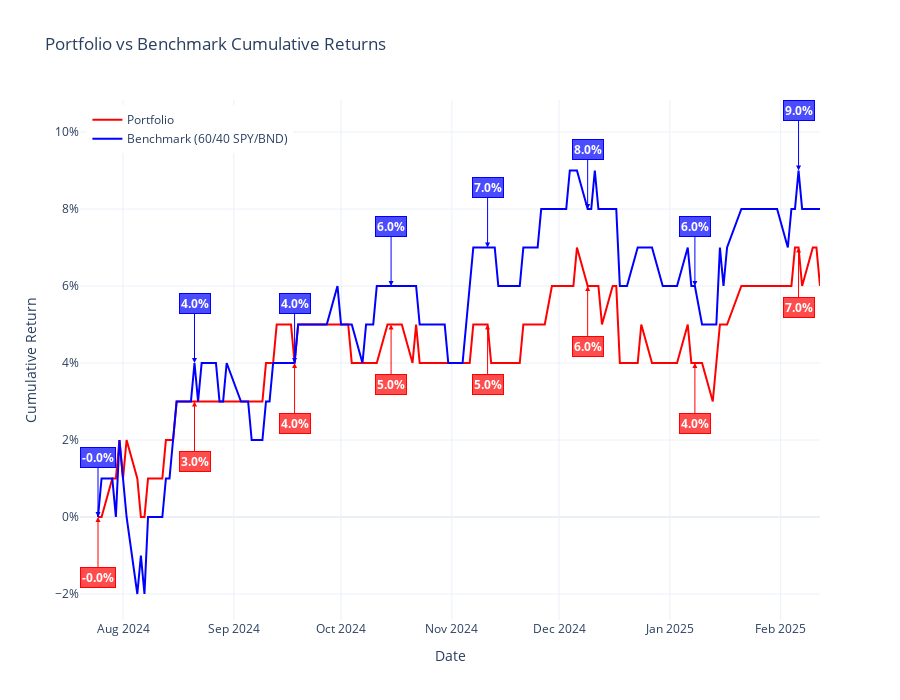
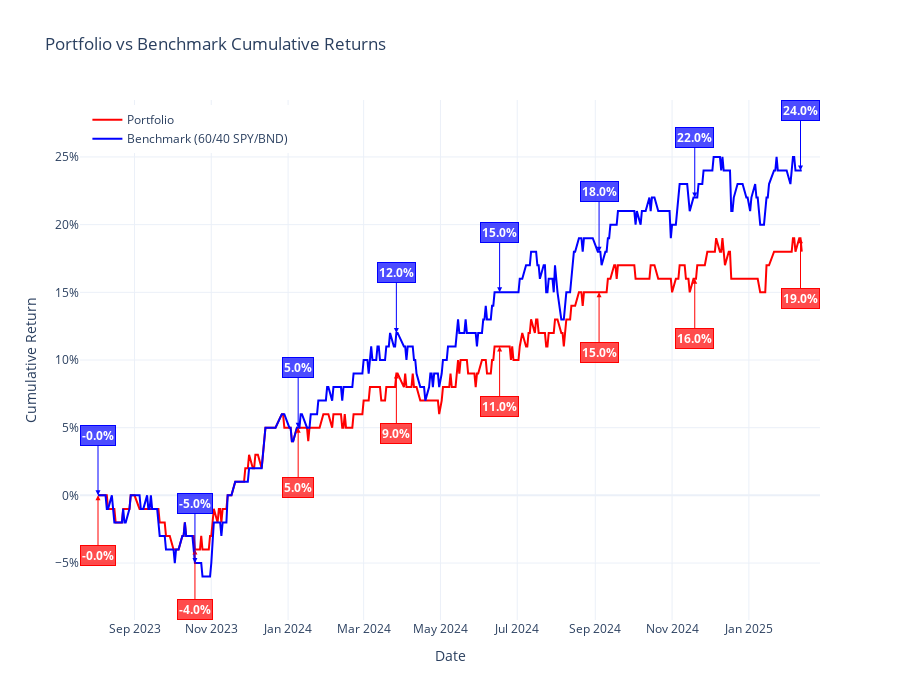
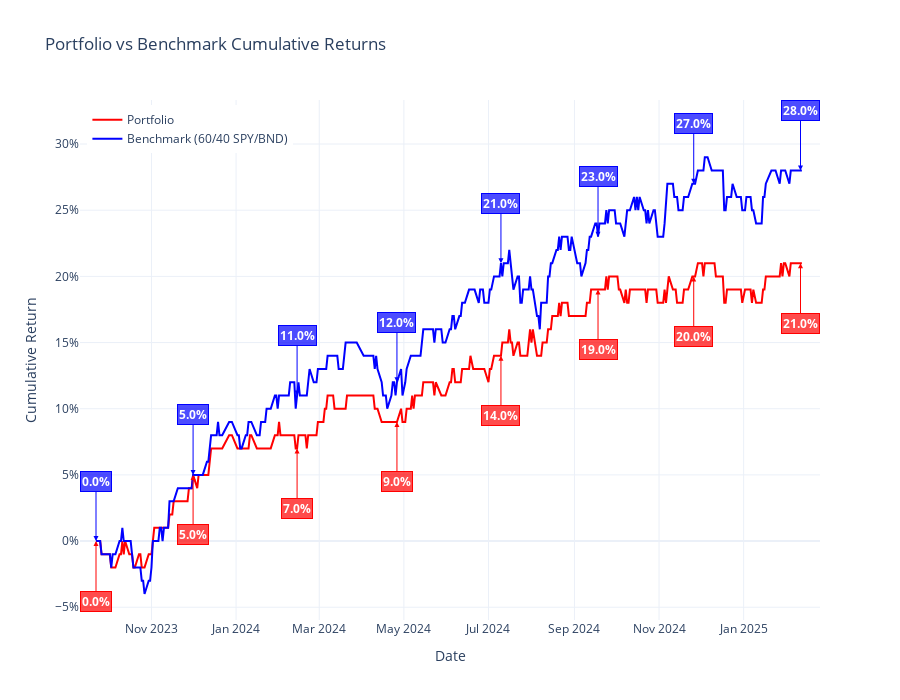
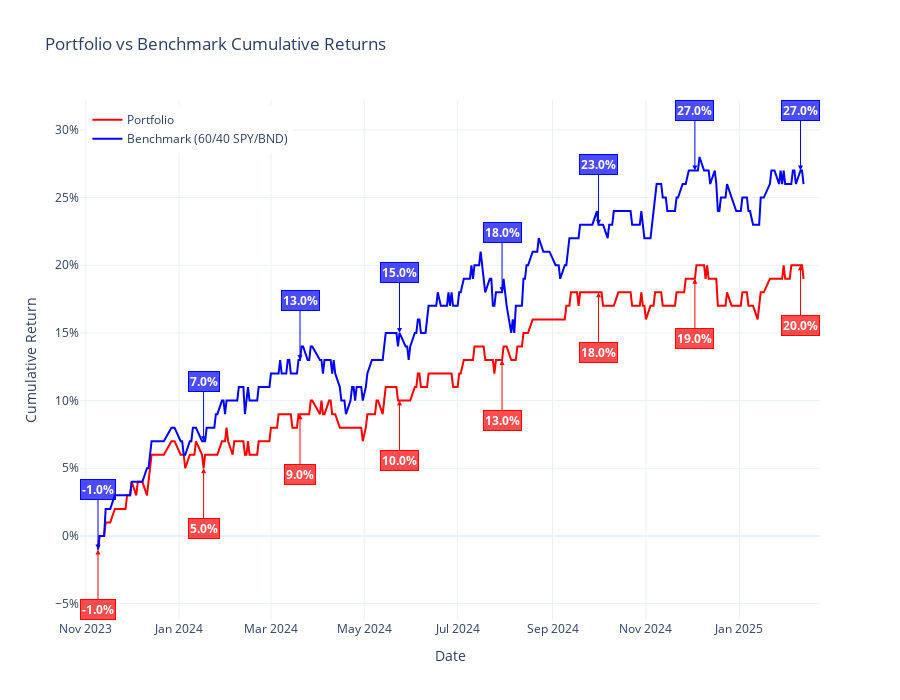

Write notebook code for charts like these, in order.
### Code cell
portfolio_returns = []
benchmarks = []
start_dates = []


returns, benchmark = calculate_portfolio_returns(int(80 / 100 * len(closing_prices.values)))

for i in range(45, 90, 5):  # Modify this loop for a range of percentages, using steps of 5%
    n = int(i / 100 * len(closing_prices.values))  # Convert percentage to index position
    returns, benchmark = calculate_portfolio_returns(n)
    portfolio_returns.append(returns*100)
    benchmarks.append(benchmark*100)
    start_dates.append(closing_prices['Date'].iloc[n])

# Now plot the results:
plt.figure(figsize=(10, 6))
plt.plot(start_dates, portfolio_returns, label='Portfolio Returns', marker='o', color='red')
plt.plot(start_dates, benchmarks, label='Benchmark', marker='x', color='blue')

plt.title('Portfolio Returns vs Benchmark for Different Start Dates')
plt.xlabel('Start Date of Investment Period')
plt.ylabel('Cumulative Returns (%)')
plt.legend()
plt.grid(True)
plt.show()

### Figure 1 — Plotly figure (JSON) as saved in the notebook; plotly's stock layout.template omitted (floating-point values rounded to 4 significant figures; data arrays with more than 128 entries replaced by an {"elided": "..."} marker saying what was removed)
{"data": [{"hovertemplate": "Date: %{x}<br>Return: %{y:.1%}<extra></extra>", "line": {"color": "red", "width": 2}, "marker": {"size": 6}, "mode": "lines", "name": "Portfolio", "type": "scatter", "x": {"elided": "138 str values"}, "y": {"elided": "138 float values"}}, {"hovertemplate": "Date: %{x}<br>Return: %{y:.1%}<extra></extra>", "line": {"color": "blue", "width": 2}, "marker": {"size": 6}, "mode": "lines", "name": "Benchmark (60/40 SPY/BND)", "type": "scatter", "x": {"elided": "138 str values"}, "y": {"elided": "138 float values"}}], "layout": {"annotations": [{"align": "center", "arrowcolor": "red", "arrowhead": 2, "ax": 0, "ay": 60, "bgcolor": "rgba(255, 0, 0, 0.7)", "bordercolor": "red", "captureevents": true, "font": {"color": "white", "size": 12}, "opacity": 1, "showarrow": true, "text": "<b>-0.0%</b>", "x": "2024-07-25", "y": 0}, {"align": "center", "arrowcolor": "red", "arrowhead": 2, "ax": 0, "ay": 60, "bgcolor": "rgba(255, 0, 0, 0.7)", "bordercolor": "red", "captureevents": true, "font": {"color": "white", "size": 12}, "opacity": 1, "showarrow": true, "text": "<b>3.0%</b>", "x": "2024-08-21", "y": 0.03}, {"align": "center", "arrowcolor": "red", "arrowhead": 2, "ax": 0, "ay": 60, "bgcolor": "rgba(255, 0, 0, 0.7)", "bordercolor": "red", "captureevents": true, "font": {"color": "white", "size": 12}, "opacity": 1, "showarrow": true, "text": "<b>4.0%</b>", "x": "2024-09-18", "y": 0.04}, {"align": "center", "arrowcolor": "red", "arrowhead": 2, "ax": 0, "ay": 60, "bgcolor": "rgba(255, 0, 0, 0.7)", "bordercolor": "red", "captureevents": true, "font": {"color": "white", "size": 12}, "opacity": 1, "showarrow": true, "text": "<b>5.0%</b>", "x": "2024-10-15", "y": 0.05}, {"align": "center", "arrowcolor": "red", "arrowhead": 2, "ax": 0, "ay": 60, "bgcolor": "rgba(255, 0, 0, 0.7)", "bordercolor": "red", "captureevents": true, "font": {"color": "white", "size": 12}, "opacity": 1, "showarrow": true, "text": "<b>5.0%</b>", "x": "2024-11-11", "y": 0.05}, {"align": "center", "arrowcolor": "red", "arrowhead": 2, "ax": 0, "ay": 60, "bgcolor": "rgba(255, 0, 0, 0.7)", "bordercolor": "red", "captureevents": true, "font": {"color": "white", "size": 12}, "opacity": 1, "showarrow": true, "text": "<b>6.0%</b>", "x": "2024-12-09", "y": 0.06}, {"align": "center", "arrowcolor": "red", "arrowhead": 2, "ax": 0, "ay": 60, "bgcolor": "rgba(255, 0, 0, 0.7)", "bordercolor": "red", "captureevents": true, "font": {"color": "white", "size": 12}, "opacity": 1, "showarrow": true, "text": "<b>4.0%</b>", "x": "2025-01-08", "y": 0.04}, {"align": "center", "arrowcolor": "red", "arrowhead": 2, "ax": 0, "ay": 60, "bgcolor": "rgba(255, 0, 0, 0.7)", "bordercolor": "red", "captureevents": true, "font": {"color": "white", "size": 12}, "opacity": 1, "showarrow": true, "text": "<b>7.0%</b>", "x": "2025-02-06", "y": 0.07}, {"align": "center", "arrowcolor": "blue", "arrowhead": 2, "ax": 0, "ay": -60, "bgcolor": "rgba(0, 0, 255, 0.7)", "bordercolor": "blue", "captureevents": true, "font": {"color": "white", "size": 12}, "opacity": 1, "showarrow": true, "text": "<b>-0.0%</b>", "x": "2024-07-25", "y": 0}, {"align": "center", "arrowcolor": "blue", "arrowhead": 2, "ax": 0, "ay": -60, "bgcolor": "rgba(0, 0, 255, 0.7)", "bordercolor": "blue", "captureevents": true, "font": {"color": "white", "size": 12}, "opacity": 1, "showarrow": true, "text": "<b>4.0%</b>", "x": "2024-08-21", "y": 0.04}, {"align": "center", "arrowcolor": "blue", "arrowhead": 2, "ax": 0, "ay": -60, "bgcolor": "rgba(0, 0, 255, 0.7)", "bordercolor": "blue", "captureevents": true, "font": {"color": "white", "size": 12}, "opacity": 1, "showarrow": true, "text": "<b>4.0%</b>", "x": "2024-09-18", "y": 0.04}, {"align": "center", "arrowcolor": "blue", "arrowhead": 2, "ax": 0, "ay": -60, "bgcolor": "rgba(0, 0, 255, 0.7)", "bordercolor": "blue", "captureevents": true, "font": {"color": "white", "size": 12}, "opacity": 1, "showarrow": true, "text": "<b>6.0%</b>", "x": "2024-10-15", "y": 0.06}, {"align": "center", "arrowcolor": "blue", "arrowhead": 2, "ax": 0, "ay": -60, "bgcolor": "rgba(0, 0, 255, 0.7)", "bordercolor": "blue", "captureevents": true, "font": {"color": "white", "size": 12}, "opacity": 1, "showarrow": true, "text": "<b>7.0%</b>", "x": "2024-11-11", "y": 0.07}, {"align": "center", "arrowcolor": "blue", "arrowhead": 2, "ax": 0, "ay": -60, "bgcolor": "rgba(0, 0, 255, 0.7)", "bordercolor": "blue", "captureevents": true, "font": {"color": "white", "size": 12}, "opacity": 1, "showarrow": true, "text": "<b>8.0%</b>", "x": "2024-12-09", "y": 0.08}, {"align": "center", "arrowcolor": "blue", "arrowhead": 2, "ax": 0, "ay": -60, "bgcolor": "rgba(0, 0, 255, 0.7)", "bordercolor": "blue", "captureevents": true, "font": {"color": "white", "size": 12}, "opacity": 1, "showarrow": true, "text": "<b>6.0%</b>", "x": "2025-01-08", "y": 0.06}, {"align": "center", "arrowcolor": "blue", "arrowhead": 2, "ax": 0, "ay": -60, "bgcolor": "rgba(0, 0, 255, 0.7)", "bordercolor": "blue", "captureevents": true, "font": {"color": "white", "size": 12}, "opacity": 1, "showarrow": true, "text": "<b>9.0%</b>", "x": "2025-02-06", "y": 0.09}], "height": 700, "legend": {"x": 0.01, "y": 0.99}, "title": {"text": "Portfolio vs Benchmark Cumulative Returns"}, "xaxis": {"title": {"text": "Date"}}, "yaxis": {"tickformat": ".00%", "title": {"text": "Cumulative Return"}}}}

### Figure 2 — Plotly figure (JSON) as saved in the notebook; plotly's stock layout.template omitted (floating-point values rounded to 4 significant figures; data arrays with more than 128 entries replaced by an {"elided": "..."} marker saying what was removed)
{"data": [{"hovertemplate": "Date: %{x}<br>Return: %{y:.1%}<extra></extra>", "line": {"color": "red", "width": 2}, "marker": {"size": 6}, "mode": "lines", "name": "Portfolio", "type": "scatter", "x": {"elided": "380 str values"}, "y": {"elided": "380 float values"}}, {"hovertemplate": "Date: %{x}<br>Return: %{y:.1%}<extra></extra>", "line": {"color": "blue", "width": 2}, "marker": {"size": 6}, "mode": "lines", "name": "Benchmark (60/40 SPY/BND)", "type": "scatter", "x": {"elided": "380 str values"}, "y": {"elided": "380 float values"}}], "layout": {"annotations": [{"align": "center", "arrowcolor": "red", "arrowhead": 2, "ax": 0, "ay": 60, "bgcolor": "rgba(255, 0, 0, 0.7)", "bordercolor": "red", "captureevents": true, "font": {"color": "white", "size": 12}, "opacity": 1, "showarrow": true, "text": "<b>-0.0%</b>", "x": "2023-08-03", "y": 0}, {"align": "center", "arrowcolor": "red", "arrowhead": 2, "ax": 0, "ay": 60, "bgcolor": "rgba(255, 0, 0, 0.7)", "bordercolor": "red", "captureevents": true, "font": {"color": "white", "size": 12}, "opacity": 1, "showarrow": true, "text": "<b>-4.0%</b>", "x": "2023-10-19", "y": -0.04}, {"align": "center", "arrowcolor": "red", "arrowhead": 2, "ax": 0, "ay": 60, "bgcolor": "rgba(255, 0, 0, 0.7)", "bordercolor": "red", "captureevents": true, "font": {"color": "white", "size": 12}, "opacity": 1, "showarrow": true, "text": "<b>5.0%</b>", "x": "2024-01-09", "y": 0.05}, {"align": "center", "arrowcolor": "red", "arrowhead": 2, "ax": 0, "ay": 60, "bgcolor": "rgba(255, 0, 0, 0.7)", "bordercolor": "red", "captureevents": true, "font": {"color": "white", "size": 12}, "opacity": 1, "showarrow": true, "text": "<b>9.0%</b>", "x": "2024-03-27", "y": 0.09}, {"align": "center", "arrowcolor": "red", "arrowhead": 2, "ax": 0, "ay": 60, "bgcolor": "rgba(255, 0, 0, 0.7)", "bordercolor": "red", "captureevents": true, "font": {"color": "white", "size": 12}, "opacity": 1, "showarrow": true, "text": "<b>11.0%</b>", "x": "2024-06-17", "y": 0.11}, {"align": "center", "arrowcolor": "red", "arrowhead": 2, "ax": 0, "ay": 60, "bgcolor": "rgba(255, 0, 0, 0.7)", "bordercolor": "red", "captureevents": true, "font": {"color": "white", "size": 12}, "opacity": 1, "showarrow": true, "text": "<b>15.0%</b>", "x": "2024-09-04", "y": 0.15}, {"align": "center", "arrowcolor": "red", "arrowhead": 2, "ax": 0, "ay": 60, "bgcolor": "rgba(255, 0, 0, 0.7)", "bordercolor": "red", "captureevents": true, "font": {"color": "white", "size": 12}, "opacity": 1, "showarrow": true, "text": "<b>16.0%</b>", "x": "2024-11-19", "y": 0.16}, {"align": "center", "arrowcolor": "red", "arrowhead": 2, "ax": 0, "ay": 60, "bgcolor": "rgba(255, 0, 0, 0.7)", "bordercolor": "red", "captureevents": true, "font": {"color": "white", "size": 12}, "opacity": 1, "showarrow": true, "text": "<b>19.0%</b>", "x": "2025-02-11", "y": 0.19}, {"align": "center", "arrowcolor": "blue", "arrowhead": 2, "ax": 0, "ay": -60, "bgcolor": "rgba(0, 0, 255, 0.7)", "bordercolor": "blue", "captureevents": true, "font": {"color": "white", "size": 12}, "opacity": 1, "showarrow": true, "text": "<b>-0.0%</b>", "x": "2023-08-03", "y": 0}, {"align": "center", "arrowcolor": "blue", "arrowhead": 2, "ax": 0, "ay": -60, "bgcolor": "rgba(0, 0, 255, 0.7)", "bordercolor": "blue", "captureevents": true, "font": {"color": "white", "size": 12}, "opacity": 1, "showarrow": true, "text": "<b>-5.0%</b>", "x": "2023-10-19", "y": -0.05}, {"align": "center", "arrowcolor": "blue", "arrowhead": 2, "ax": 0, "ay": -60, "bgcolor": "rgba(0, 0, 255, 0.7)", "bordercolor": "blue", "captureevents": true, "font": {"color": "white", "size": 12}, "opacity": 1, "showarrow": true, "text": "<b>5.0%</b>", "x": "2024-01-09", "y": 0.05}, {"align": "center", "arrowcolor": "blue", "arrowhead": 2, "ax": 0, "ay": -60, "bgcolor": "rgba(0, 0, 255, 0.7)", "bordercolor": "blue", "captureevents": true, "font": {"color": "white", "size": 12}, "opacity": 1, "showarrow": true, "text": "<b>12.0%</b>", "x": "2024-03-27", "y": 0.12}, {"align": "center", "arrowcolor": "blue", "arrowhead": 2, "ax": 0, "ay": -60, "bgcolor": "rgba(0, 0, 255, 0.7)", "bordercolor": "blue", "captureevents": true, "font": {"color": "white", "size": 12}, "opacity": 1, "showarrow": true, "text": "<b>15.0%</b>", "x": "2024-06-17", "y": 0.15}, {"align": "center", "arrowcolor": "blue", "arrowhead": 2, "ax": 0, "ay": -60, "bgcolor": "rgba(0, 0, 255, 0.7)", "bordercolor": "blue", "captureevents": true, "font": {"color": "white", "size": 12}, "opacity": 1, "showarrow": true, "text": "<b>18.0%</b>", "x": "2024-09-04", "y": 0.18}, {"align": "center", "arrowcolor": "blue", "arrowhead": 2, "ax": 0, "ay": -60, "bgcolor": "rgba(0, 0, 255, 0.7)", "bordercolor": "blue", "captureevents": true, "font": {"color": "white", "size": 12}, "opacity": 1, "showarrow": true, "text": "<b>22.0%</b>", "x": "2024-11-19", "y": 0.22}, {"align": "center", "arrowcolor": "blue", "arrowhead": 2, "ax": 0, "ay": -60, "bgcolor": "rgba(0, 0, 255, 0.7)", "bordercolor": "blue", "captureevents": true, "font": {"color": "white", "size": 12}, "opacity": 1, "showarrow": true, "text": "<b>24.0%</b>", "x": "2025-02-11", "y": 0.24}], "height": 700, "legend": {"x": 0.01, "y": 0.99}, "title": {"text": "Portfolio vs Benchmark Cumulative Returns"}, "xaxis": {"title": {"text": "Date"}}, "yaxis": {"tickformat": ".00%", "title": {"text": "Cumulative Return"}}}}

### Figure 3 — Plotly figure (JSON) as saved in the notebook; plotly's stock layout.template omitted (floating-point values rounded to 4 significant figures; data arrays with more than 128 entries replaced by an {"elided": "..."} marker saying what was removed)
{"data": [{"hovertemplate": "Date: %{x}<br>Return: %{y:.1%}<extra></extra>", "line": {"color": "red", "width": 2}, "marker": {"size": 6}, "mode": "lines", "name": "Portfolio", "type": "scatter", "x": {"elided": "345 str values"}, "y": {"elided": "345 float values"}}, {"hovertemplate": "Date: %{x}<br>Return: %{y:.1%}<extra></extra>", "line": {"color": "blue", "width": 2}, "marker": {"size": 6}, "mode": "lines", "name": "Benchmark (60/40 SPY/BND)", "type": "scatter", "x": {"elided": "345 str values"}, "y": {"elided": "345 float values"}}], "layout": {"annotations": [{"align": "center", "arrowcolor": "red", "arrowhead": 2, "ax": 0, "ay": 60, "bgcolor": "rgba(255, 0, 0, 0.7)", "bordercolor": "red", "captureevents": true, "font": {"color": "white", "size": 12}, "opacity": 1, "showarrow": true, "text": "<b>0.0%</b>", "x": "2023-09-22", "y": 0}, {"align": "center", "arrowcolor": "red", "arrowhead": 2, "ax": 0, "ay": 60, "bgcolor": "rgba(255, 0, 0, 0.7)", "bordercolor": "red", "captureevents": true, "font": {"color": "white", "size": 12}, "opacity": 1, "showarrow": true, "text": "<b>5.0%</b>", "x": "2023-12-01", "y": 0.05}, {"align": "center", "arrowcolor": "red", "arrowhead": 2, "ax": 0, "ay": 60, "bgcolor": "rgba(255, 0, 0, 0.7)", "bordercolor": "red", "captureevents": true, "font": {"color": "white", "size": 12}, "opacity": 1, "showarrow": true, "text": "<b>7.0%</b>", "x": "2024-02-14", "y": 0.07}, {"align": "center", "arrowcolor": "red", "arrowhead": 2, "ax": 0, "ay": 60, "bgcolor": "rgba(255, 0, 0, 0.7)", "bordercolor": "red", "captureevents": true, "font": {"color": "white", "size": 12}, "opacity": 1, "showarrow": true, "text": "<b>9.0%</b>", "x": "2024-04-26", "y": 0.09}, {"align": "center", "arrowcolor": "red", "arrowhead": 2, "ax": 0, "ay": 60, "bgcolor": "rgba(255, 0, 0, 0.7)", "bordercolor": "red", "captureevents": true, "font": {"color": "white", "size": 12}, "opacity": 1, "showarrow": true, "text": "<b>14.0%</b>", "x": "2024-07-10", "y": 0.14}, {"align": "center", "arrowcolor": "red", "arrowhead": 2, "ax": 0, "ay": 60, "bgcolor": "rgba(255, 0, 0, 0.7)", "bordercolor": "red", "captureevents": true, "font": {"color": "white", "size": 12}, "opacity": 1, "showarrow": true, "text": "<b>19.0%</b>", "x": "2024-09-18", "y": 0.19}, {"align": "center", "arrowcolor": "red", "arrowhead": 2, "ax": 0, "ay": 60, "bgcolor": "rgba(255, 0, 0, 0.7)", "bordercolor": "red", "captureevents": true, "font": {"color": "white", "size": 12}, "opacity": 1, "showarrow": true, "text": "<b>20.0%</b>", "x": "2024-11-26", "y": 0.2}, {"align": "center", "arrowcolor": "red", "arrowhead": 2, "ax": 0, "ay": 60, "bgcolor": "rgba(255, 0, 0, 0.7)", "bordercolor": "red", "captureevents": true, "font": {"color": "white", "size": 12}, "opacity": 1, "showarrow": true, "text": "<b>21.0%</b>", "x": "2025-02-11", "y": 0.21}, {"align": "center", "arrowcolor": "blue", "arrowhead": 2, "ax": 0, "ay": -60, "bgcolor": "rgba(0, 0, 255, 0.7)", "bordercolor": "blue", "captureevents": true, "font": {"color": "white", "size": 12}, "opacity": 1, "showarrow": true, "text": "<b>0.0%</b>", "x": "2023-09-22", "y": 0}, {"align": "center", "arrowcolor": "blue", "arrowhead": 2, "ax": 0, "ay": -60, "bgcolor": "rgba(0, 0, 255, 0.7)", "bordercolor": "blue", "captureevents": true, "font": {"color": "white", "size": 12}, "opacity": 1, "showarrow": true, "text": "<b>5.0%</b>", "x": "2023-12-01", "y": 0.05}, {"align": "center", "arrowcolor": "blue", "arrowhead": 2, "ax": 0, "ay": -60, "bgcolor": "rgba(0, 0, 255, 0.7)", "bordercolor": "blue", "captureevents": true, "font": {"color": "white", "size": 12}, "opacity": 1, "showarrow": true, "text": "<b>11.0%</b>", "x": "2024-02-14", "y": 0.11}, {"align": "center", "arrowcolor": "blue", "arrowhead": 2, "ax": 0, "ay": -60, "bgcolor": "rgba(0, 0, 255, 0.7)", "bordercolor": "blue", "captureevents": true, "font": {"color": "white", "size": 12}, "opacity": 1, "showarrow": true, "text": "<b>12.0%</b>", "x": "2024-04-26", "y": 0.12}, {"align": "center", "arrowcolor": "blue", "arrowhead": 2, "ax": 0, "ay": -60, "bgcolor": "rgba(0, 0, 255, 0.7)", "bordercolor": "blue", "captureevents": true, "font": {"color": "white", "size": 12}, "opacity": 1, "showarrow": true, "text": "<b>21.0%</b>", "x": "2024-07-10", "y": 0.21}, {"align": "center", "arrowcolor": "blue", "arrowhead": 2, "ax": 0, "ay": -60, "bgcolor": "rgba(0, 0, 255, 0.7)", "bordercolor": "blue", "captureevents": true, "font": {"color": "white", "size": 12}, "opacity": 1, "showarrow": true, "text": "<b>23.0%</b>", "x": "2024-09-18", "y": 0.23}, {"align": "center", "arrowcolor": "blue", "arrowhead": 2, "ax": 0, "ay": -60, "bgcolor": "rgba(0, 0, 255, 0.7)", "bordercolor": "blue", "captureevents": true, "font": {"color": "white", "size": 12}, "opacity": 1, "showarrow": true, "text": "<b>27.0%</b>", "x": "2024-11-26", "y": 0.27}, {"align": "center", "arrowcolor": "blue", "arrowhead": 2, "ax": 0, "ay": -60, "bgcolor": "rgba(0, 0, 255, 0.7)", "bordercolor": "blue", "captureevents": true, "font": {"color": "white", "size": 12}, "opacity": 1, "showarrow": true, "text": "<b>28.0%</b>", "x": "2025-02-11", "y": 0.28}], "height": 700, "legend": {"x": 0.01, "y": 0.99}, "title": {"text": "Portfolio vs Benchmark Cumulative Returns"}, "xaxis": {"title": {"text": "Date"}}, "yaxis": {"tickformat": ".00%", "title": {"text": "Cumulative Return"}}}}

### Figure 4 — Plotly figure (JSON) as saved in the notebook; plotly's stock layout.template omitted (floating-point values rounded to 4 significant figures; data arrays with more than 128 entries replaced by an {"elided": "..."} marker saying what was removed)
{"data": [{"hovertemplate": "Date: %{x}<br>Return: %{y:.1%}<extra></extra>", "line": {"color": "red", "width": 2}, "marker": {"size": 6}, "mode": "lines", "name": "Portfolio", "type": "scatter", "x": {"elided": "311 str values"}, "y": {"elided": "311 float values"}}, {"hovertemplate": "Date: %{x}<br>Return: %{y:.1%}<extra></extra>", "line": {"color": "blue", "width": 2}, "marker": {"size": 6}, "mode": "lines", "name": "Benchmark (60/40 SPY/BND)", "type": "scatter", "x": {"elided": "311 str values"}, "y": {"elided": "311 float values"}}], "layout": {"annotations": [{"align": "center", "arrowcolor": "red", "arrowhead": 2, "ax": 0, "ay": 60, "bgcolor": "rgba(255, 0, 0, 0.7)", "bordercolor": "red", "captureevents": true, "font": {"color": "white", "size": 12}, "opacity": 1, "showarrow": true, "text": "<b>-1.0%</b>", "x": "2023-11-09", "y": -0.01}, {"align": "center", "arrowcolor": "red", "arrowhead": 2, "ax": 0, "ay": 60, "bgcolor": "rgba(255, 0, 0, 0.7)", "bordercolor": "red", "captureevents": true, "font": {"color": "white", "size": 12}, "opacity": 1, "showarrow": true, "text": "<b>5.0%</b>", "x": "2024-01-17", "y": 0.05}, {"align": "center", "arrowcolor": "red", "arrowhead": 2, "ax": 0, "ay": 60, "bgcolor": "rgba(255, 0, 0, 0.7)", "bordercolor": "red", "captureevents": true, "font": {"color": "white", "size": 12}, "opacity": 1, "showarrow": true, "text": "<b>9.0%</b>", "x": "2024-03-20", "y": 0.09}, {"align": "center", "arrowcolor": "red", "arrowhead": 2, "ax": 0, "ay": 60, "bgcolor": "rgba(255, 0, 0, 0.7)", "bordercolor": "red", "captureevents": true, "font": {"color": "white", "size": 12}, "opacity": 1, "showarrow": true, "text": "<b>10.0%</b>", "x": "2024-05-24", "y": 0.1}, {"align": "center", "arrowcolor": "red", "arrowhead": 2, "ax": 0, "ay": 60, "bgcolor": "rgba(255, 0, 0, 0.7)", "bordercolor": "red", "captureevents": true, "font": {"color": "white", "size": 12}, "opacity": 1, "showarrow": true, "text": "<b>13.0%</b>", "x": "2024-07-30", "y": 0.13}, {"align": "center", "arrowcolor": "red", "arrowhead": 2, "ax": 0, "ay": 60, "bgcolor": "rgba(255, 0, 0, 0.7)", "bordercolor": "red", "captureevents": true, "font": {"color": "white", "size": 12}, "opacity": 1, "showarrow": true, "text": "<b>18.0%</b>", "x": "2024-10-01", "y": 0.18}, {"align": "center", "arrowcolor": "red", "arrowhead": 2, "ax": 0, "ay": 60, "bgcolor": "rgba(255, 0, 0, 0.7)", "bordercolor": "red", "captureevents": true, "font": {"color": "white", "size": 12}, "opacity": 1, "showarrow": true, "text": "<b>19.0%</b>", "x": "2024-12-03", "y": 0.19}, {"align": "center", "arrowcolor": "red", "arrowhead": 2, "ax": 0, "ay": 60, "bgcolor": "rgba(255, 0, 0, 0.7)", "bordercolor": "red", "captureevents": true, "font": {"color": "white", "size": 12}, "opacity": 1, "showarrow": true, "text": "<b>20.0%</b>", "x": "2025-02-10", "y": 0.2}, {"align": "center", "arrowcolor": "blue", "arrowhead": 2, "ax": 0, "ay": -60, "bgcolor": "rgba(0, 0, 255, 0.7)", "bordercolor": "blue", "captureevents": true, "font": {"color": "white", "size": 12}, "opacity": 1, "showarrow": true, "text": "<b>-1.0%</b>", "x": "2023-11-09", "y": -0.01}, {"align": "center", "arrowcolor": "blue", "arrowhead": 2, "ax": 0, "ay": -60, "bgcolor": "rgba(0, 0, 255, 0.7)", "bordercolor": "blue", "captureevents": true, "font": {"color": "white", "size": 12}, "opacity": 1, "showarrow": true, "text": "<b>7.0%</b>", "x": "2024-01-17", "y": 0.07}, {"align": "center", "arrowcolor": "blue", "arrowhead": 2, "ax": 0, "ay": -60, "bgcolor": "rgba(0, 0, 255, 0.7)", "bordercolor": "blue", "captureevents": true, "font": {"color": "white", "size": 12}, "opacity": 1, "showarrow": true, "text": "<b>13.0%</b>", "x": "2024-03-20", "y": 0.13}, {"align": "center", "arrowcolor": "blue", "arrowhead": 2, "ax": 0, "ay": -60, "bgcolor": "rgba(0, 0, 255, 0.7)", "bordercolor": "blue", "captureevents": true, "font": {"color": "white", "size": 12}, "opacity": 1, "showarrow": true, "text": "<b>15.0%</b>", "x": "2024-05-24", "y": 0.15}, {"align": "center", "arrowcolor": "blue", "arrowhead": 2, "ax": 0, "ay": -60, "bgcolor": "rgba(0, 0, 255, 0.7)", "bordercolor": "blue", "captureevents": true, "font": {"color": "white", "size": 12}, "opacity": 1, "showarrow": true, "text": "<b>18.0%</b>", "x": "2024-07-30", "y": 0.18}, {"align": "center", "arrowcolor": "blue", "arrowhead": 2, "ax": 0, "ay": -60, "bgcolor": "rgba(0, 0, 255, 0.7)", "bordercolor": "blue", "captureevents": true, "font": {"color": "white", "size": 12}, "opacity": 1, "showarrow": true, "text": "<b>23.0%</b>", "x": "2024-10-01", "y": 0.23}, {"align": "center", "arrowcolor": "blue", "arrowhead": 2, "ax": 0, "ay": -60, "bgcolor": "rgba(0, 0, 255, 0.7)", "bordercolor": "blue", "captureevents": true, "font": {"color": "white", "size": 12}, "opacity": 1, "showarrow": true, "text": "<b>27.0%</b>", "x": "2024-12-03", "y": 0.27}, {"align": "center", "arrowcolor": "blue", "arrowhead": 2, "ax": 0, "ay": -60, "bgcolor": "rgba(0, 0, 255, 0.7)", "bordercolor": "blue", "captureevents": true, "font": {"color": "white", "size": 12}, "opacity": 1, "showarrow": true, "text": "<b>27.0%</b>", "x": "2025-02-10", "y": 0.27}], "height": 700, "legend": {"x": 0.01, "y": 0.99}, "title": {"text": "Portfolio vs Benchmark Cumulative Returns"}, "xaxis": {"title": {"text": "Date"}}, "yaxis": {"tickformat": ".00%", "title": {"text": "Cumulative Return"}}}}
